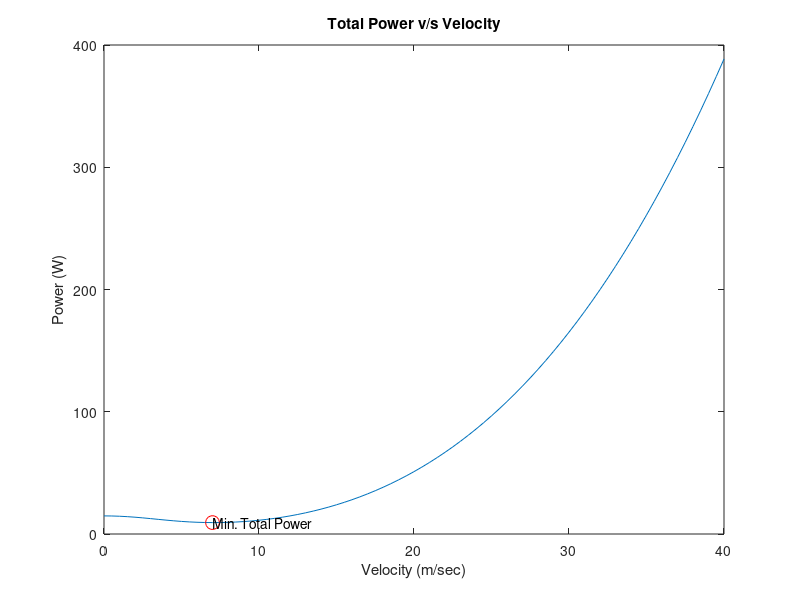
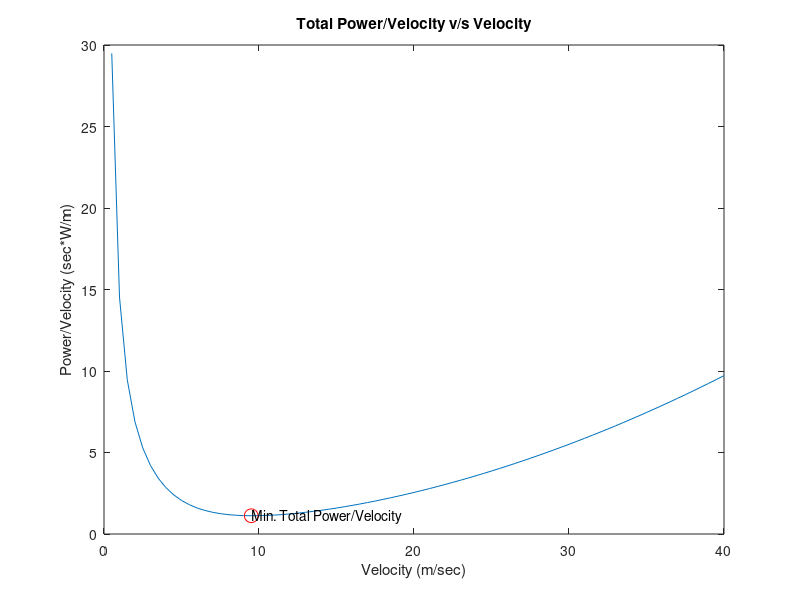

Write the MATLAB code that produced these figures, in order.
%% Author: Aditya Jain
%  Date  : 8th December, 2021
%  About : AER1216 Project, Quadrotor

clc
clear
close all

m      = 0.42;            % mass of the quadrotor
g      = 9.8;             % gravity constant
W      = m*g;             % weight of the quadrotor
CD     = 0.97;   
S      = 0.01;            % reference area
pho    = 1.225;           % air density at sea level
D      = 8*0.0254;        % diameter of prop in meters
r_area = 4*(pi*(D/2)^2);  % total rotor area

%% Hovering based on APC propeller measurements
% The thrust should be equal to about 1.03 N for every propeller (4.12/4)
% CT and CP were obtained from the UIUC database for T = 1.07
% T   = CT*pho*n^2*D^4        % thrust for 1 prop
% RPM = 3581;
% n   = RPM/60;

CT  = 0.1449;
CP  = 0.0822;
T   = W/4;         % thrust required per propeller
n   = sqrt(T/(CT*pho*D^4));
RPM = n*60;
P   = CP*pho*n^3*D^5;        % power for 1 prop

P_quad = 4*P;                % power for 4 prop
X      = ['Power required to hover considering APC propellers measured characteristics: ', num2str(P_quad), ' W'];
disp(X)

Eb     = 3*3.7*1.5*3600;  % energy in the battery
eta_m  = 0.75;            % motor efficiency
eta_e  = 0.85;            % esc efficiency
te     = (Eb*eta_m*eta_e)/P_quad;
te_min = te/60;

X = ['Hover endurance from APC measurment (0th battery model) is: ', num2str(te_min), ' min'];
disp(X)

%% Endurance and Range based for Forward Speeds

V_for   = (0:0.5:40);          % forward speeds to check for
T       = zeros(size(V_for));  % thrust required
P_ind   = zeros(size(V_for));  % induced power
P_tot   = zeros(size(V_for));  % total power
P_tot_v = zeros(size(V_for));  % total power per velocity

for i = 1:length(V_for)
   V       = V_for(i);
   D       = 0.5*pho*S*CD*V^2;
   alpha_d = atan(D/W);
   T(i)    = sqrt(W^2 + D^2);
   
   % calculation for induced velocity
   p     = [1 2*V*sin(alpha_d) V^2 0 -(W^2 + D^2)/(2*pho*r_area)^2];
   rts   = roots(p);
   
   for j=1:length(rts)
      flag = isreal(rts(j));
      if flag && rts(j)>0
        v_ind = rts(j);
      end
   end
   P_ind(i)  = T(i)*v_ind;
   P_tot(i)  = T(i)*(v_ind + V*sin(alpha_d));
   P_tot_v(i) = P_tot(i)/V;
   
end

figure
plot(V_for, P_tot)
xlabel('Velocity (m/sec)')
ylabel('Power (W)')
title('Total Power v/s Velocity')
hold on 
plot(V_for(15), P_tot(15), 'ro', 'MarkerSize', 10)
text(V_for(15), P_tot(15),'Min. Total Power')
hold off

figure
plot(V_for, P_tot_v)
xlabel('Velocity (m/sec)')
ylabel('Power/Velocity (sec*W/m)')
title('Total Power/Velocity v/s Velocity')
hold on 
plot(V_for(20), P_tot_v(20), 'ro', 'MarkerSize', 10)
text(V_for(20), P_tot_v(20),'Min. Total Power/Velocity')
hold off

X = ['The required forward speed for max endurance is: ', num2str(V_for(15)), ' m/sec'];
disp(X)

X = ['The required forward speed for max range is: ', num2str(V_for(20)), ' m/sec'];
disp(X)

% Endurance Calculation
Eb        = 3*3.7*1.5*3600;  % energy in the battery
eta_m     = 0.75;            % motor efficiency
eta_e     = 0.85;            % esc efficiency
Pmin_end  = P_tot(15);       % min. power for endurance
te        = (Eb*eta_m*eta_e)/Pmin_end;
te_min    = te/60;

X = ['The maximum flying endurance is: ', num2str(te_min), ' min'];
disp(X)

% Range Calculation
Pmin_ran  = P_tot_v(20)*V_for(20);
te        = (Eb*eta_m*eta_e)/Pmin_ran;
ran_max   = te*V_for(20);
X         = ['The maximum range is: ', num2str(ran_max/1000), ' km'];
disp(X)

